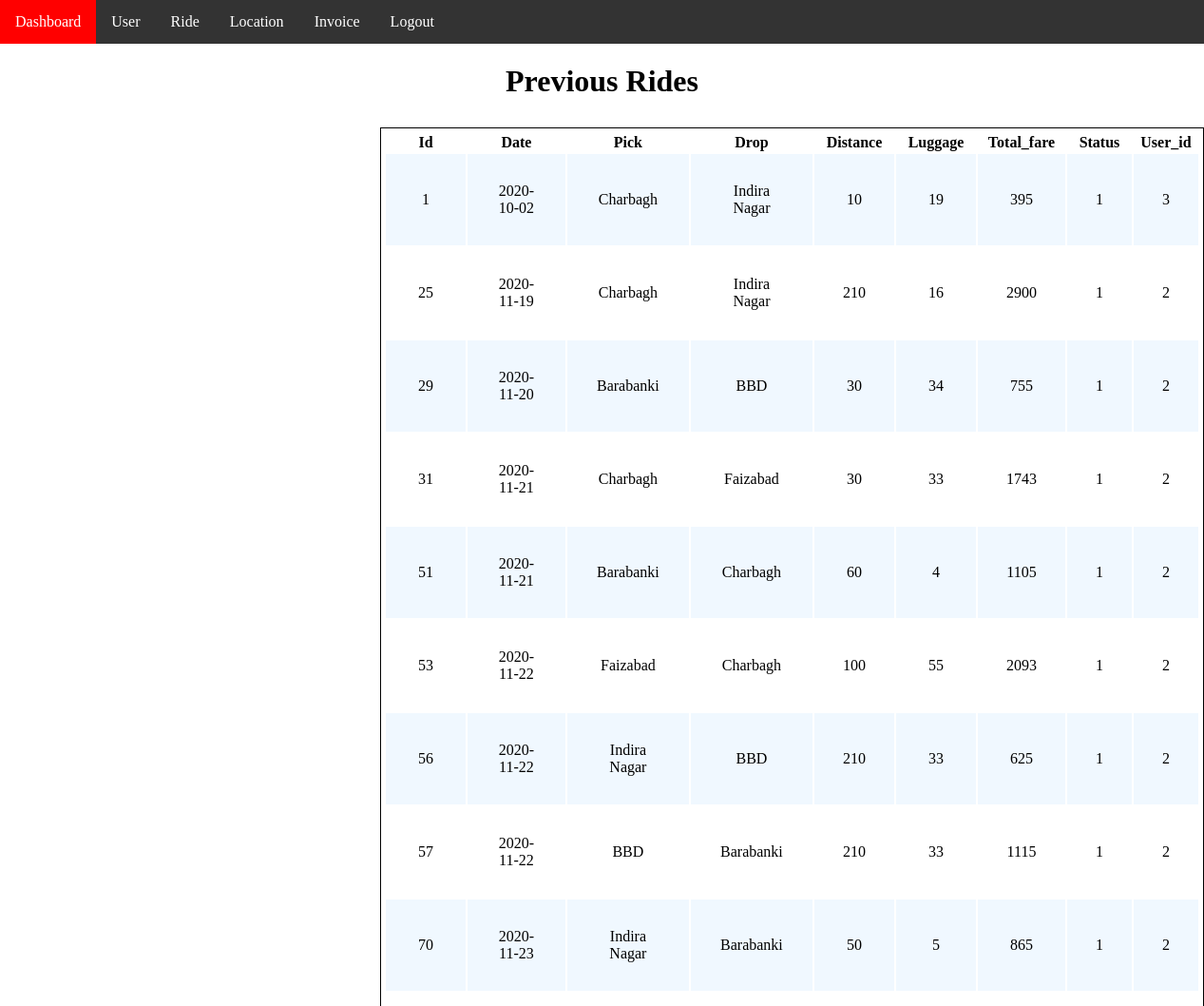
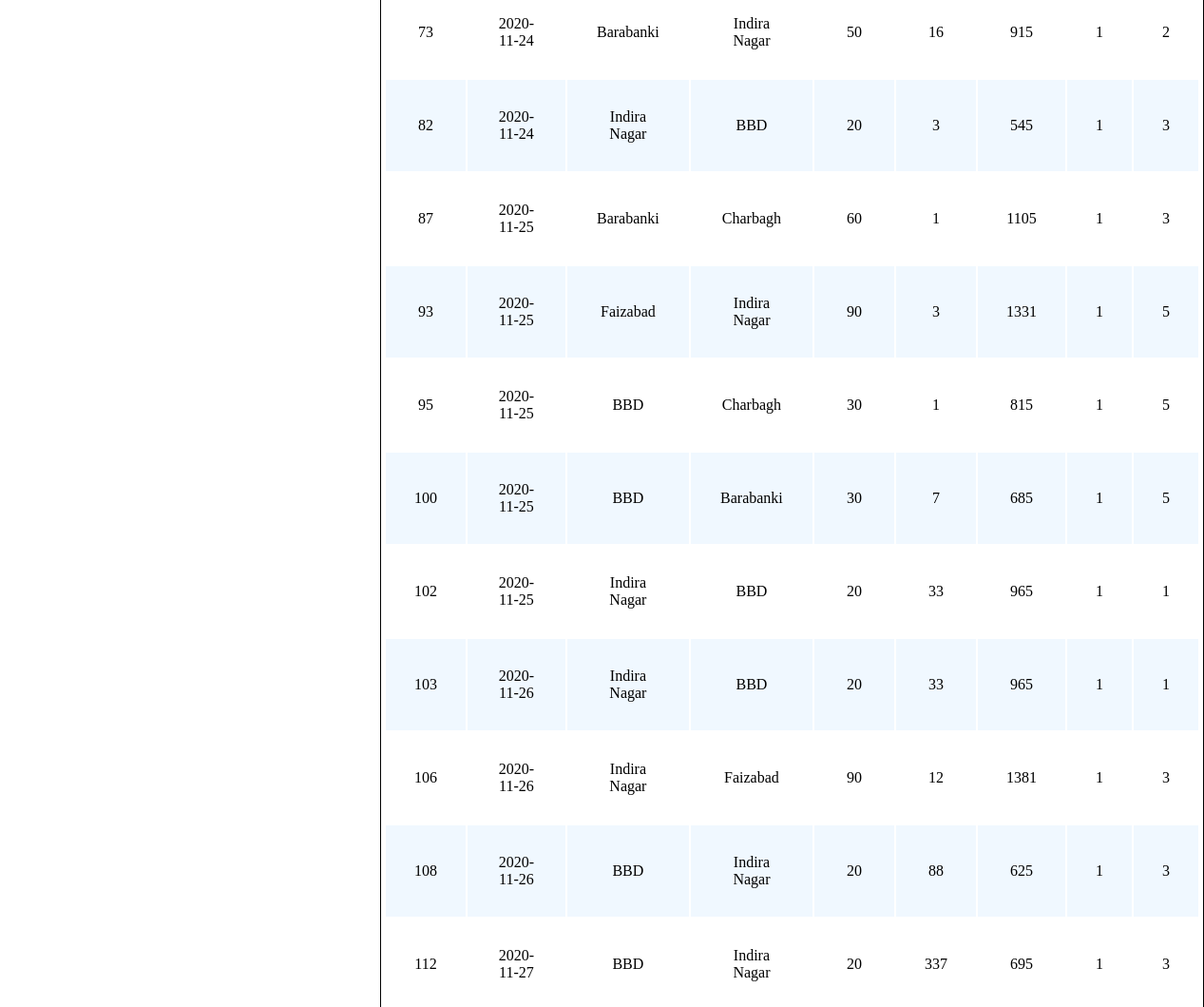
Screenshot of /admin/pendingRide.php with the database file from the repository (2 pictures, top to bottom).
### tables this page shows
CREATE TABLE `tbl_ride` (
  `ride_id` int(11) NOT NULL,
  `ride_date` date NOT NULL,
  `pick_place` varchar(255) NOT NULL,
  `drop_place` varchar(255) NOT NULL,
  `cab_type` varchar(255) NOT NULL,
  `total_distance` varchar(255) NOT NULL,
  `luggage` varchar(255) NOT NULL,
  `total_fare` varchar(255) NOT NULL,
  `status` int(10) NOT NULL,
  `customer_user_id` varchar(255) NOT NULL
);

### Dbconnection.php (called while the page is built, shortened)
<?php
class Dbconnection {
    function __construct(){
        $this->con = new mysqli('localhost', 'root', '', 'cedcab');
    }
}
?>

### Admin.php (called while the page is built, shortened)
<?php
    class Admin {
        function pendingRide ($con){
            $data =array();
            $sql = "SELECT * FROM `tbl_ride` WHERE `status` ='1'";
            $query = $con->query($sql);
            if ($query->num_rows > 0) {
                while($row = $query->fetch_assoc()){
                    $data[] = $row;
                }
                return $data;
            }
        }
    }
?>

### admin/pendingRide.php (the view, shortened to what this page needs)
<?php
require "../Dbconnection.php";
require "../Admin.php";
$Connection = new Dbconnection();
$location = new Admin();
$locate = $location->pendingRide($Connection->con);
?>
<!DOCTYPE html>
<html lang="en">
    <head>
        <link href="../style.css" type="text/css" rel="stylesheet">
    </head>
    <body>
        <div class="navbar">
            <a href="admin.php">Dashboard</a>
            <div class="dropdown">
                <button class="dropbtn">User</button>
            </div>
            <div class="dropdown">
                <button class="dropbtn">Ride</button>
            </div>
            <div class="dropdown">
                <button class="dropbtn">Location</button>
            </div>
            <a href="#">Invoice</a>
            <a href="../logout.php">Logout</a>
        </div>
        <h1 style="text-align: center;">Previous Rides</h1>
        <table class="table" style="margin-left: 400px;">
            <tr>
                <th>Id</th>
                <th>Date</th>
                <th>Pick</th>
                <th>Drop</th>
                <th>Distance</th>
                <th>Luggage</th>
                <th>Total_fare</th>
                <th>Status</th>
                <th>User_id</th>
            </tr>
                <?php
                    foreach($locate as $value){
                    ?>
                        <tr>
                            <td><?php echo $value['ride_id']; ?></td>
                            <td><?php echo $value['ride_date']; ?></td>
                            <td><?php echo $value['pick_place']; ?></td>
                            <td><?php echo $value['drop_place']; ?></td>
                            <td><?php echo $value['total_distance']; ?></td>
                            <td><?php echo $value['luggage']; ?></td>
                            <td><?php echo $value['total_fare']; ?></td>
                            <td><?php echo $value['status']; ?></td>
                            <td><?php echo $value['customer_user_id']; ?></td>
                        </tr>
                    <?php
                    }?>
        </table>
    </body>
</html>

### style.css (style rules this page uses)
body { margin: 0; padding: 0; }
.navbar { overflow: hidden; background-color: #333; }
.navbar a { float: left; font-size: 16px; color: white; text-align: center; padding: 14px 16px; text-decoration: none; }
.dropdown { float: left; overflow: hidden; }
.dropdown .dropbtn { font-size: 16px; border: none; outline: none; color: white; padding: 14px 16px; background-color: inherit; font-family: inherit; margin: 0; }
.table { margin-top: 30px; border: 1px solid black; text-align: center; padding: 3px; margin: 30px 0px 30px 500px; }
tr, td { padding: 30px; }
tr:nth-child(even) { background-color: aliceblue; }

### rows the page displays
tbl_ride: ride_id "1", ride_date "2020-10-02", pick_place "Charbagh", drop_place "Indira Nagar", total_distance "10", luggage "19", total_fare "395", status "1", customer_user "3"
tbl_ride: ride_id "25", ride_date "2020-11-19", pick_place "Charbagh", drop_place "Indira Nagar", total_distance "210", luggage "16", total_fare "2900", status "1", customer_user "2"
tbl_ride: ride_id "29", ride_date "2020-11-20", pick_place "Barabanki", drop_place "BBD", total_distance "30", luggage "34", total_fare "755", status "1", customer_user "2"
tbl_ride: ride_id "31", ride_date "2020-11-21", pick_place "Charbagh", drop_place "Faizabad", total_distance "30", luggage "33", total_fare "1743", status "1", customer_user "2"
tbl_ride: ride_id "51", ride_date "2020-11-21", pick_place "Barabanki", drop_place "Charbagh", total_distance "60", luggage "4", total_fare "1105", status "1", customer_user "2"
tbl_ride: ride_id "53", ride_date "2020-11-22", pick_place "Faizabad", drop_place "Charbagh", total_distance "100", luggage "55", total_fare "2093", status "1", customer_user "2"
tbl_ride: ride_id "56", ride_date "2020-11-22", pick_place "Indira Nagar", drop_place "BBD", total_distance "210", luggage "33", total_fare "625", status "1", customer_user "2"
tbl_ride: ride_id "57", ride_date "2020-11-22", pick_place "BBD", drop_place "Barabanki", total_distance "210", luggage "33", total_fare "1115", status "1", customer_user "2"
tbl_ride: ride_id "70", ride_date "2020-11-23", pick_place "Indira Nagar", drop_place "Barabanki", total_distance "50", luggage "5", total_fare "865", status "1", customer_user "2"
tbl_ride: ride_id "73", ride_date "2020-11-24", pick_place "Barabanki", drop_place "Indira Nagar", total_distance "50", luggage "16", total_fare "915", status "1", customer_user "2"
tbl_ride: ride_id "82", ride_date "2020-11-24", pick_place "Indira Nagar", drop_place "BBD", total_distance "20", luggage "3", total_fare "545", status "1", customer_user "3"
tbl_ride: ride_id "87", ride_date "2020-11-25", pick_place "Barabanki", drop_place "Charbagh", total_distance "60", luggage "1", total_fare "1105", status "1", customer_user "3"
tbl_ride: ride_id "93", ride_date "2020-11-25", pick_place "Faizabad", drop_place "Indira Nagar", total_distance "90", luggage "3", total_fare "1331", status "1", customer_user "5"
tbl_ride: ride_id "95", ride_date "2020-11-25", pick_place "BBD", drop_place "Charbagh", total_distance "30", luggage "1", total_fare "815", status "1", customer_user "5"
tbl_ride: ride_id "100", ride_date "2020-11-25", pick_place "BBD", drop_place "Barabanki", total_distance "30", luggage "7", total_fare "685", status "1", customer_user "5"
tbl_ride: ride_id "102", ride_date "2020-11-25", pick_place "Indira Nagar", drop_place "BBD", total_distance "20", luggage "33", total_fare "965", status "1", customer_user "1"
tbl_ride: ride_id "103", ride_date "2020-11-26", pick_place "Indira Nagar", drop_place "BBD", total_distance "20", luggage "33", total_fare "965", status "1", customer_user "1"
tbl_ride: ride_id "106", ride_date "2020-11-26", pick_place "Indira Nagar", drop_place "Faizabad", total_distance "90", luggage "12", total_fare "1381", status "1", customer_user "3"
tbl_ride: ride_id "108", ride_date "2020-11-26", pick_place "BBD", drop_place "Indira Nagar", total_distance "20", luggage "88", total_fare "625", status "1", customer_user "3"
tbl_ride: ride_id "112", ride_date "2020-11-27", pick_place "BBD", drop_place "Indira Nagar", total_distance "20", luggage "337", total_fare "695", status "1", customer_user "3"
